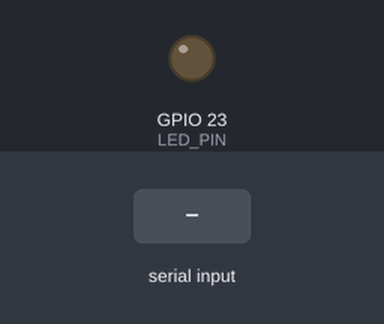
Simulated run of this sketch. Board: ESP32. Shown: output pins drawn as LEDs (lit = HIGH). The inputs (shaded band) are chosen by the test bench. Nothing arrives over Bluetooth unless stated; what the sketch prints to the serial monitor is not drawn.

Above: at 1.2 s.
1.3 s: "1\n" received over the second serial link
At 2.5 s:
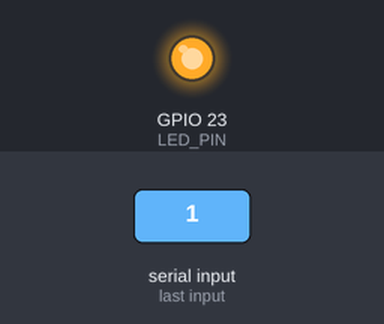
2.8 s: "0\n" received over the second serial link
At 3.3 s:
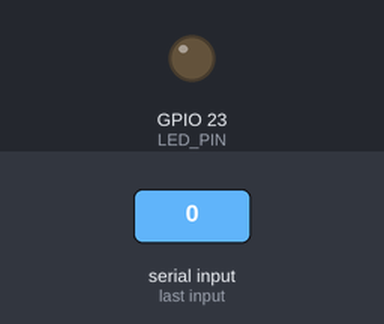
Timing chart, 0 to 5.8 s (numbered marks = the images above; inputs shaded):
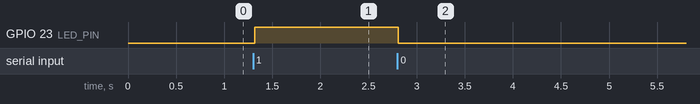

The sketch:

BluetoothESP32.ino
```cpp
#include "BluetoothSerial.h"

#if !defined(CONFIG_BT_ENABLED) || !defined(CONFIG_BLUEDROID_ENABLED)
#error Bluetooth is not enabled! Please run make menuconfig to fix it.
#endif

BluetoothSerial SerialBT;

const int LED_PIN = 23;

void setup() {
  Serial.begin(115200);
  pinMode(LED_PIN, OUTPUT);

  SerialBT.begin("LED_TEST");

  Serial.println("Bluetooth устройство запущено!");
  Serial.println("Теперь зайдите в настройки Bluetooth на телефоне, найдите 'BHJ_WORK_ESP32' и подключитесь.");
}

void loop() {
  if (SerialBT.available()) {
    char incomingChar = SerialBT.read();

    if (incomingChar != '\r' && incomingChar != '\n') {
      Serial.print("Получено из приложения: ");
      Serial.println(incomingChar);

      if (incomingChar == '1') {
        digitalWrite(LED_PIN, HIGH);
        SerialBT.println("LED turned ON");
      }
      else if (incomingChar == '0') {
        digitalWrite(LED_PIN, LOW);
        SerialBT.println("LED turned OFF");
      }
    }
  }

  delay(20);
}
```

Measured:
- after the input at 1.3 s, GPIO 23 (LED_PIN): LOW → HIGH at once
- after the input at 2.8 s, GPIO 23 (LED_PIN): HIGH → LOW at once
